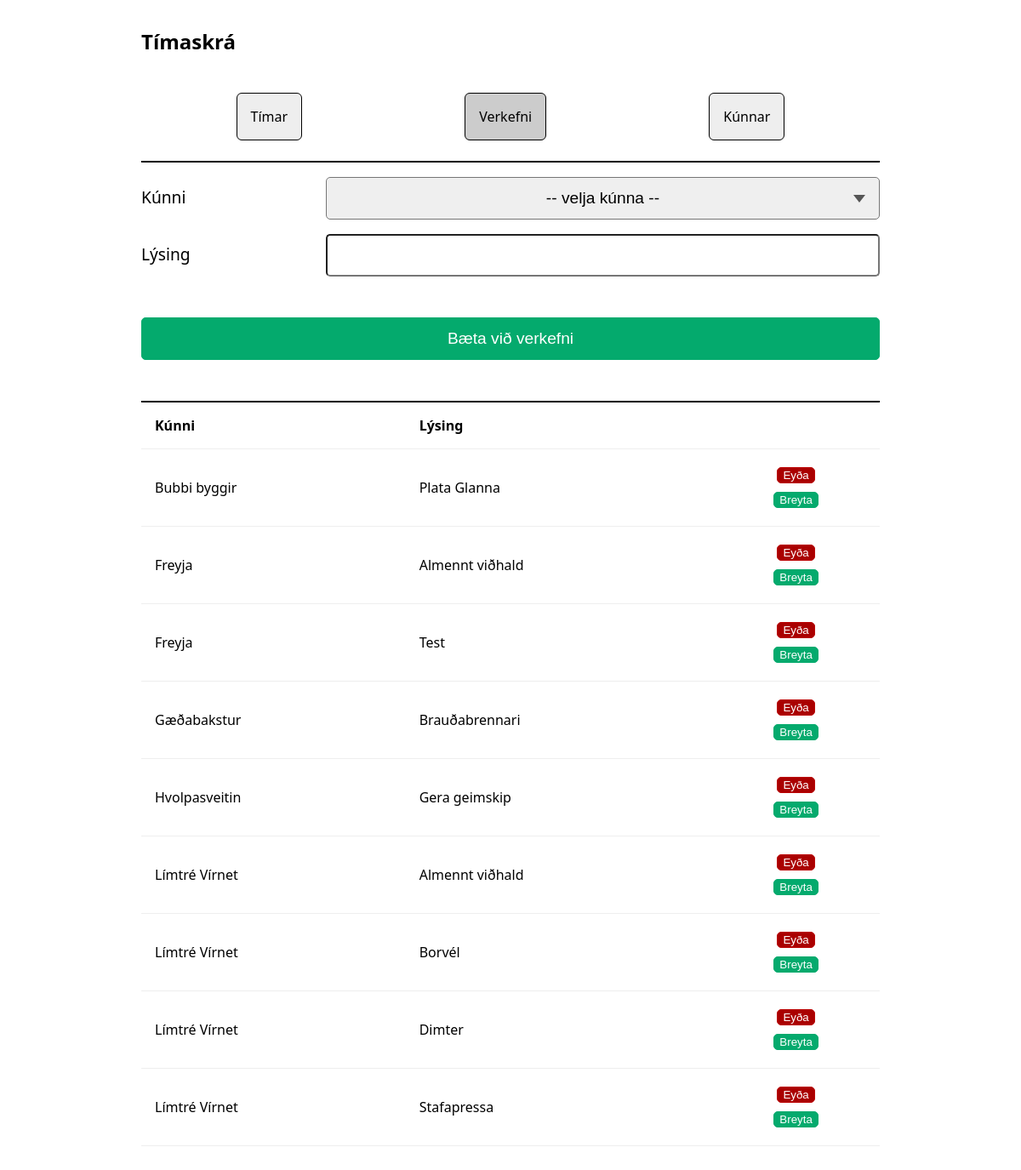
The app's page /projects with its own data.
### models/models.py (models this page shows)
class Project(db.Model):
    __tablename__ = 'projects'
    id = db.Column(db.Integer, primary_key=True)
    client_id = db.Column(db.Integer, db.ForeignKey('clients.id'), nullable=False)
    description = db.Column(db.String(500), nullable=False)
    __table_args__ = (
        UniqueConstraint('client_id', 'description', name='uq_client_description'),
    )
    client = db.relationship('Client', backref='projects')

class Client(db.Model):
    __tablename__ = 'clients'
    id = db.Column(db.Integer, primary_key=True)
    name = db.Column(db.String(200), nullable=False, unique=True)

### routes/projects.py (the view, shortened to what this page needs)
@bp.route('/projects', methods=['GET', 'POST'])
def projects():
    return render_template(
        'projects.html',
        clients=Client.query.all(),
        projects=sorted(Project.query.all(), key=lambda x: (x.client.name, x.description)),
        active='projects',
        navs=navs
    )

### templates/projects.html (shortened to what this page needs)
{% extends "base.html" %}
{% block content %}
<form class="container" method="post">
  <div class="row">
  <label>Kúnni</label>
  <select name="client_id" required>
    <option value="">-- velja kúnna --</option>
  </select>
  </div>
  <div class="row">
  <label>Lýsing</label>
  <input name="description" required>
  </div>
  <div class="row">
  <button class="post">Bæta við verkefni</button>
  </div>
</form>
{% if projects %}
<table>
  <tr>
    <th>Kúnni</th>
    <th>Lýsing</th>
    <th></th>
  </tr>
  {% for p in projects %}
  <tr>
    <td>{{ p.client.name }}</td>
    <td>{{ p.description }}</td>
    <td>
      <div class="column">
        <form method="POST"
              action="{{ url_for('projects.delete_item', id=p.id) }}"
              onsubmit="return confirm('Eyða þessu verkefni?\n {{p.client.name}}\n {{ p.description}}');">
          <button type="submit" class="delete">Eyða</button>
        </form>
        <form
              action=""
              onsumbit="return confirm('Laga?')">
          <button type="submit" class="edit">Breyta</button>
        </form>
      </div>
    </td>
  </tr>
  {% endfor %}
</table>
{% else %}
<p>Engin verkefni.</p>
{% endif %}
{% endblock %}

### static/style.css (style rules this page uses)
html { box-sizing: border-box; }
*, *:before, *:after { box-sizing: inherit; }
body { font-family: system-ui, -apple-system, sans-serif; max-width: 900px; margin: 2em auto; padding: 0 1em; }
.container { display: flex; flex-direction: column; }
.column { display: flex; flex-direction: column; align-content: center; justify-content: center; }
.column form { display: flex; justify-content: center; }
.row { display: flex; width: 100%; justify-content: flex-start; flex-direction: column; margin-top: 0.5em; }
.row label { text-align: center; }
.row .post { flex-basis: 100%; width: 100%; text-align: center; }
.row * { font-size: 1.2rem; min-height: 50px; align-content: center; border-radius: 5px; }
select, input, textarea { text-align: center; text-align-last: center; -webkit-appearance: none; }
select { background-repeat: no-repeat; background-position: right 0.8em center; background-size: 0.75em; }
.post { margin: 2rem auto; }
.post, .edit { background-color: #04AA6D; border: 1px solid #04AA6D; }
.post, .edit, .delete { border-radius: 5px; color: white; cursor: pointer; }
.edit, .delete { margin: 5px 0; }
.delete { background-color: #AA0000; border: 1px solid #BB0000; }
@media all and (min-width: 600px) { .row { flex-direction: row; align-items: baseline; margin-top: 1em; } }
@media all and (min-width: 600px) { .row label { text-align: left; flex-basis: 25%; width: 100%; } }
@media all and (min-width: 600px) { .row * { font-size: 1.2rem; flex-basis: 75%; width: 100%; min-height: 50px; } }
table { width: 100%; border-top: 2px solid black; border-collapse: collapse; margin-top: 1rem; }
th, td { border-bottom: 1px solid #eee; padding: 1rem; text-align: left; }

### records on screen
Project: client.name "Bubbi byggir", description "Plata Glanna"
Project: client.name "Freyja", description "Almennt viðhald"
Project: client.name "Freyja", description "Test"
Project: client.name "Gæðabakstur", description "Brauðabrennari"
Project: client.name "Hvolpasveitin", description "Gera geimskip"
Project: client.name "Límtré Vírnet", description "Almennt viðhald"
Project: client.name "Límtré Vírnet", description "Borvél"
Project: client.name "Límtré Vírnet", description "Dimter"
Project: client.name "Límtré Vírnet", description "Stafapressa"

### other values on screen
{{ navs[nav] }} "Tímar" "Verkefni" "Kúnnar"
